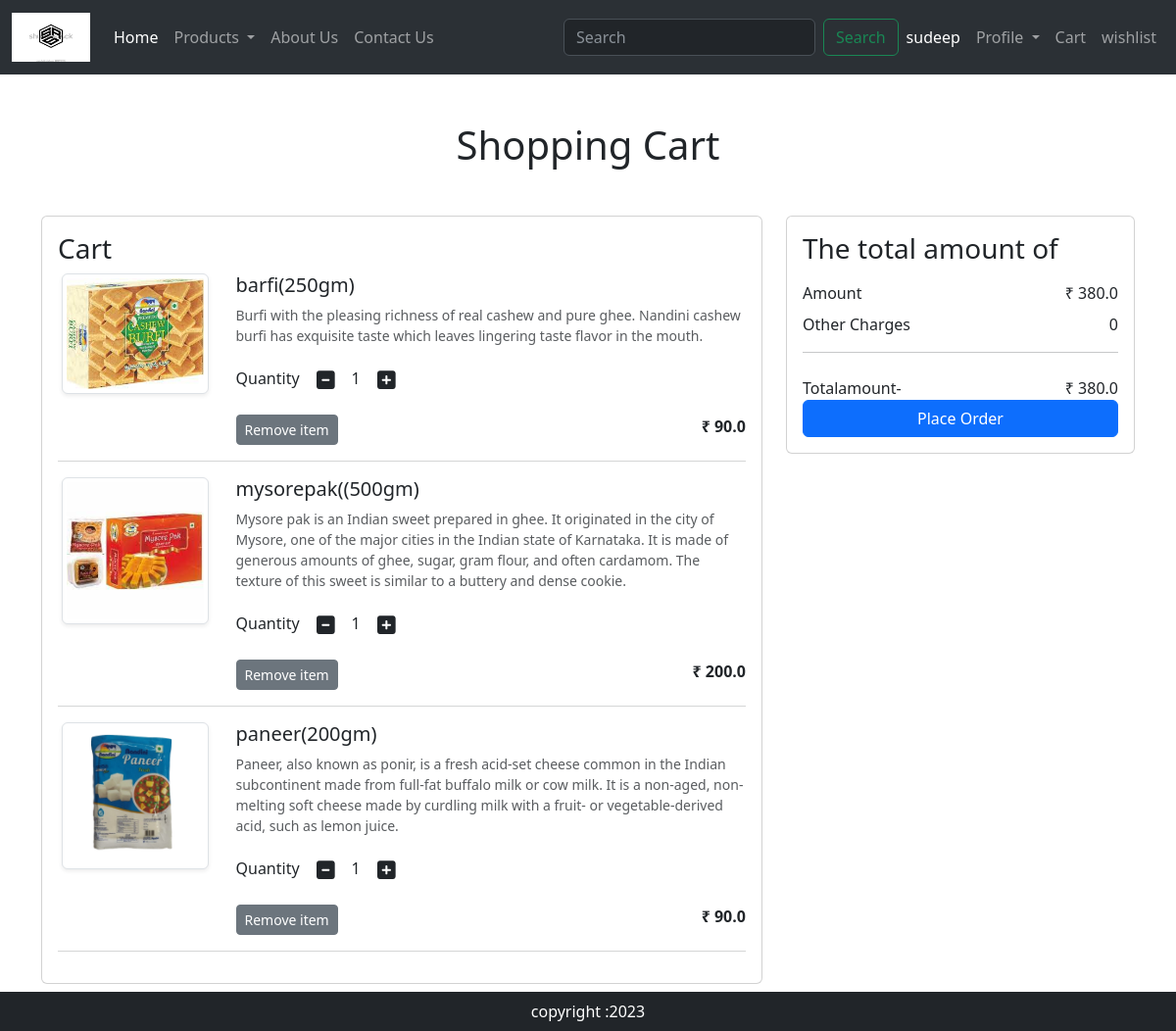
The app's page /cart/ (signed in), older data.
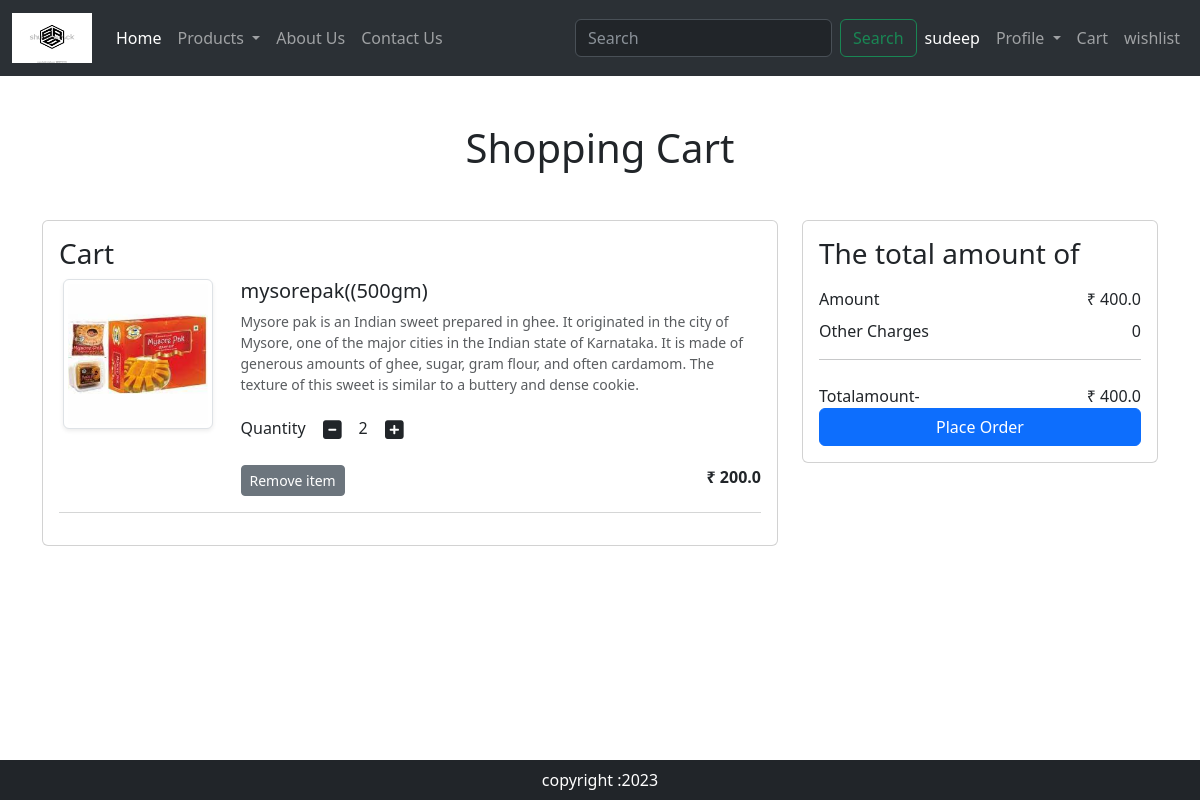
The same page, newer data.
### ecommapp/models.py (models this page shows, shortened)
class Cart(models.Model):
    user=models.ForeignKey(User,on_delete=models.CASCADE)
    product=models.ForeignKey(Product,on_delete=models.CASCADE)
    quantity=models.PositiveIntegerField(default=1)

class Product(models.Model):
    title=models.CharField(max_length=100)
    price=models.FloatField()
    description=models.TextField()
    category=models.CharField(choices=CATEGORY_CHOICES,max_length=15)
    image=models.ImageField(upload_to='product')

### ecommapp/views.py (the view)
# urls.py: path('cart/',views.show_cart,name='cart'),
def show_cart(request):
    user=request.user
    cart=Cart.objects.filter(user=user)
    amount=0
    for pr in cart:
        val=pr.quantity * pr.product.price
        amount+=val
    totalamount=amount
    return render(request,'ecommapp/addtocart.html',locals())

### ecommapp/templates/ecommapp/addtocart.html
{% extends 'main.html' %}
{% load static %}
{% block main%}
<div class="container my-5">
    <div class="row">
        {% if cart %}
        <h1 class="text-center mb-5">Shopping Cart</h1>
        <div class="col-sm-8">
            <div class="card">
                <div class="card-body">
                    <h3>Cart</h3>
                    {% for item in cart %}
                    <div class="row">
                        <div class="col-sm-3 text-center align self-center"><img src="{{item.product.image.url}}" alt="" class="img-fluid img-thumbnail shadow-sm" height="150" width="150"></div>
                        <div class="col-sm-9">
                            <div>
                                <h5> {{item.product.title}} </h5>
                                <p class="mb-2 text-muted small"> {{item.product.description}} </p>
                                <div class="my-3">
                                    <label for="quantity"> Quantity </label>
                                    <a class="minus-cart btn" pid= {{item.product.id}}> <i class="fas fa-minus-square fa-lg"></i></a>
                                    <span id="quantity"> {{item.quantity}} </span>
                                    <a class="plus-cart btn" pid= {{item.product.id}}> <i class="fas fa-plus-square fa-lg"></i></a>
                                </div>
                                <div class="d-flex justify-content-between">
                                    <a href="#" class="remove-cart btn btn-sm btn-secondary mr-3" pid= {{item.product.id}} >Remove item</a>
                                    <p class="mb-0"><span><strong> ₹ {{item.product.price}} </strong></span></p>
                                </div>
                            </div>
                        </div>
                    </div>
                    <hr class="text-muted">
                    {% endfor %}
                </div>
            </div>
        </div>
        <div class="col-sm-4">
            <div class="card">
                <div class="card-body">
                    <h3>The total amount of</h3>
                    <ul class="list-group">
                        <li class="list-group-item d-flex justify-content-between align-items-center border-0 px-0 pb-0">Amount <span id="amount">₹ {{amount}} </span></li>
                        <li class="list-group-item d-flex justify-content-between align-items-center border-0 px-0 pb-0">Other Charges <span>0</span></li>
                        <hr>
                        <li class="list-group-item d-flex justify-content-between align-items-center border-0 px-0 pb-0 ">
                            Totalamount-<span id="totalamount" class="float: right;"> ₹ {{totalamount}} </span>
                        </li>
                    </ul>
                    <div class="d-grid"> <a href="{% url 'checkout' %}" class="btn btn-primary">Place Order</a>
                    </div>
                </div>
            </div>
        </div>
    </div>
    {% else %}
            <h1>Cart is empty</h1>
    {% endif %}
</div>
{% endblock %}

### templates/main.html (shortened to what this page needs)
<!DOCTYPE html>
{% load static %}
<html lang="en">
<head>
    <link href="https://cdn.jsdelivr.net/npm/bootstrap@5.3.0/dist/css/bootstrap.min.css" rel="stylesheet">
    <link rel="stylesheet" href="{% static 'ecommapp/css/style.css'  %}">
    <link rel="stylesheet" href="{% static 'ecommapp/css/owl.carousel.min.css'  %}">
    <link rel="stylesheet" href="{% static 'ecommapp/css/all.min.css'  %}">
</head>
<body>
    <nav class="navbar navbar-expand-lg bg-body-tertiary" data-bs-theme="dark">
        <div class="container-fluid">
            <a class="navbar-brand" href="{% url 'home' %}">
                <img src="{% static 'ecommapp/images/srs logo.webp' %}" alt="" width="80px" height="50px">
            </a>
            <div class="collapse navbar-collapse" id="navbarSupportedContent">
            <ul class="navbar-nav me-auto mb-2 mb-lg-0">
                <li class="nav-item">
                <a class="nav-link active" aria-current="page" href="{% url 'home' %}">Home</a>
                </li>
                <li class="nav-item dropdown">
                    <a class="nav-link dropdown-toggle" href="#" role="button" data-bs-toggle="dropdown" aria-expanded="false">
                        Products
                    </a>
                </li>
                <li class="nav-item">
                <a class="nav-link" href="{% url 'about' %}">About Us</a>
                </li>
                <li class="nav-item">
                    <a class="nav-link" href="#">Contact Us</a>
                </li>
            </ul>
            <form class="d-flex" role="search">
                <input class="form-control me-2" type="search" placeholder="Search" aria-label="Search" >
                <button class="btn btn-outline-success" type="submit">Search</button>
            </form>
            </div>
            <ul class="navbar-nav me-auto mb-2 mb-lg-0">
                {% if request.user.is_authenticated %}
                <li class="nav-item">
                    <a class="nav-link active" aria-current="page" href=""> {{request.user}} </a>
                </li>
                {% endif %}
                <li class="nav-item dropdown">
                    <a class="nav-link dropdown-toggle" href="" role="button" data-bs-toggle="dropdown" aria-expanded="false">
                        Profile
                    </a>
                </li>
                <li class="nav-item">
                    <a class="nav-link" href="{% url 'cart' %}">Cart</a>
                </li>
                <li class="nav-item">
                    <a class="nav-link" href="#">wishlist</a>
                </li>
            </ul>
        </div>
        </nav>
        {% block main%}
        {% endblock %}
      <footer class="container-fluid bg-dark text-white fixed-bottom text-center p-2 mt-5" >
        copyright :2023
      </footer>
</body>
</html>

Row changes from the older to the newer data that the page shows:
removed Cart: product.image (picture), product "barfi(250gm)", product.description "Burfi with the pleasing richness of real cashew and pure ghee. Nandini cashew burfi has exquisite taste which leaves lingering taste flavor in the mouth.", quantity "1", product.price "90.0"
removed Cart: product.image (picture), product "paneer(200gm)", product.description "Paneer, also known as ponir, is a fresh acid-set cheese common in the Indian subcontinent made from full-fat buffalo milk or cow milk. It is a non-aged, non-melting soft cheese made by curdling milk with a fruit- or vegetable-derived acid, such as lemon juice.", quantity "1", product.price "90.0"
changed Cart "mysorepak((500gm)": quantity "1" → "2"
Text that changed along with them:
{{ amount }}: "380.0" → "400.0"
{{ totalamount }}: "380.0" → "400.0"
